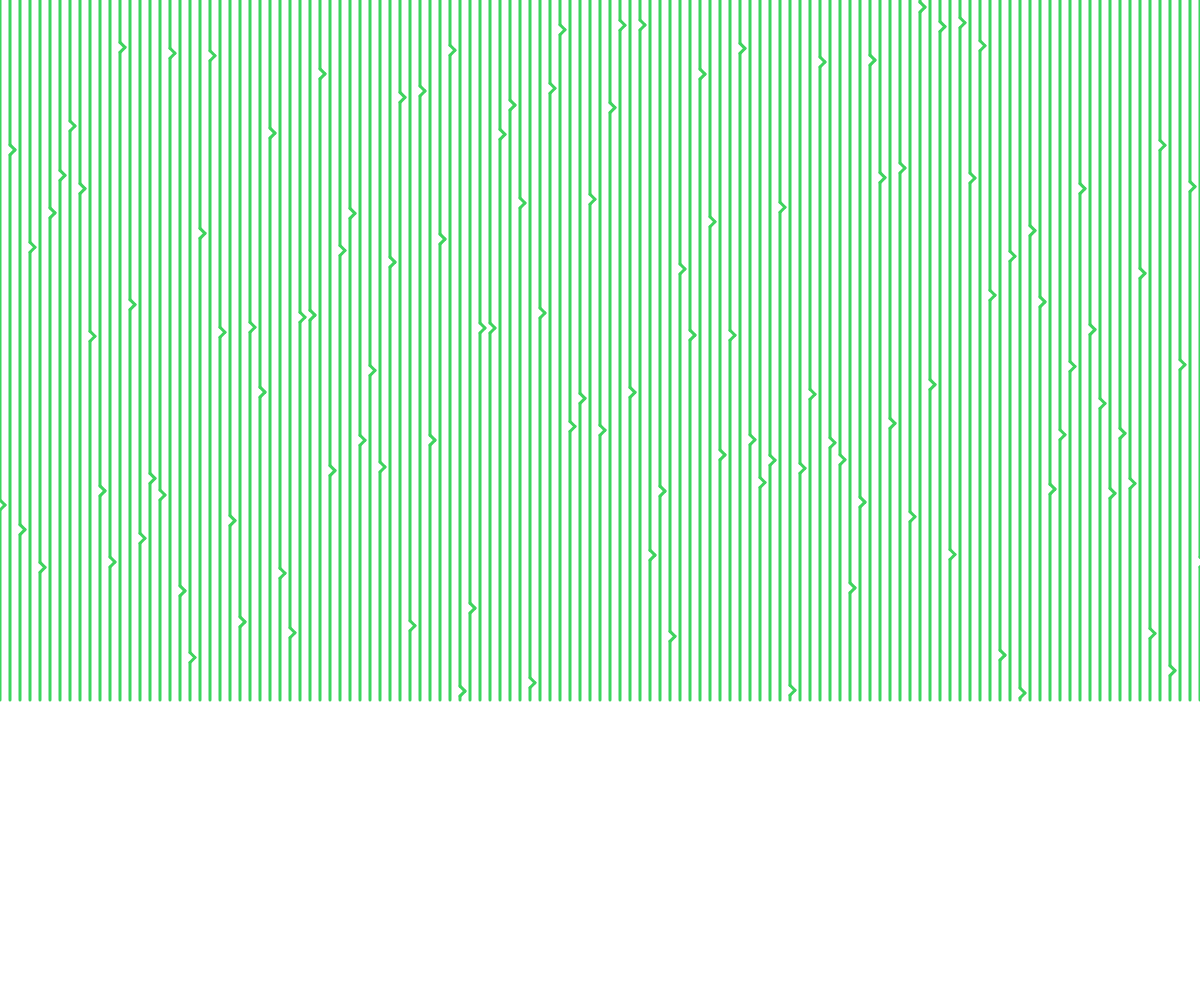
Frame 1 (no input)
Frame 60 (no input): identical to frame 1, image omitted
Frame 120 (the mouse pressed at the canvas centre since frame 60): identical to frame 1, image omitted

The p5.js sketch that drew this single still picture (run headless with seeded random() and noise() and a simulated clock; from frame 60 on, the mouse is pressed at the canvas centre):

// p5.js sketch
// ── sketch.js
function setup() {
  createCanvas(windowWidth, windowHeight);
  drawShape()
}

function drawShape()
{
  stroke(62,211,93);
  strokeWeight(3)
  var x1=0
  var y1=0
  var xt=0
  var yt=0
  var x2=0
  var y2=700
  
  print(yt)
  var tLength=5
  var start=0
  for(i=0;i<500*10;i=i+10)
  {
    yt=random(y2)
    if(yt>=y2-10)
    {
      yt=random(y2)
    }
    line(start+i,0, start+i,yt)
    line(start+i,yt, start+i+tLength,yt+tLength)
    line(start+i+tLength,yt+tLength, start+i,yt+2*tLength)
    line(start+i,yt+2*tLength, start+i,y2)
  }
 
}
function draw() {

}
